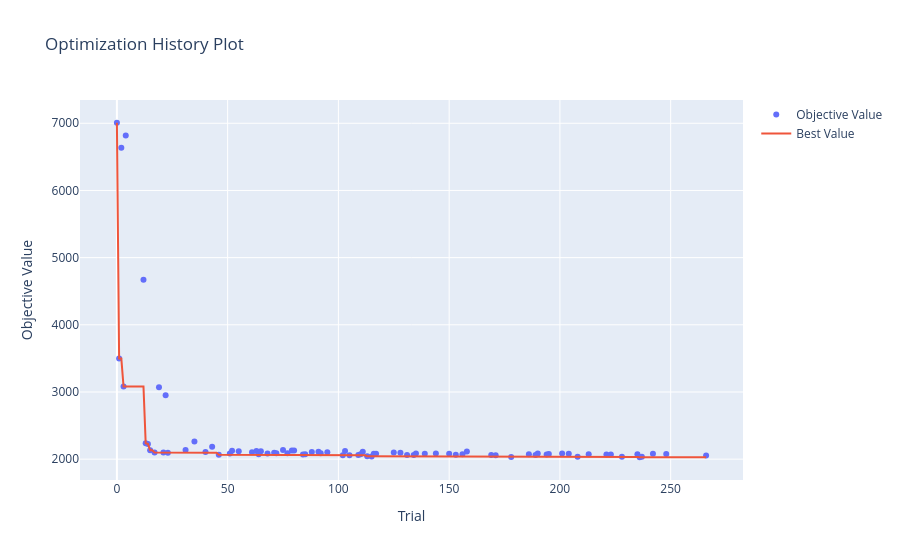
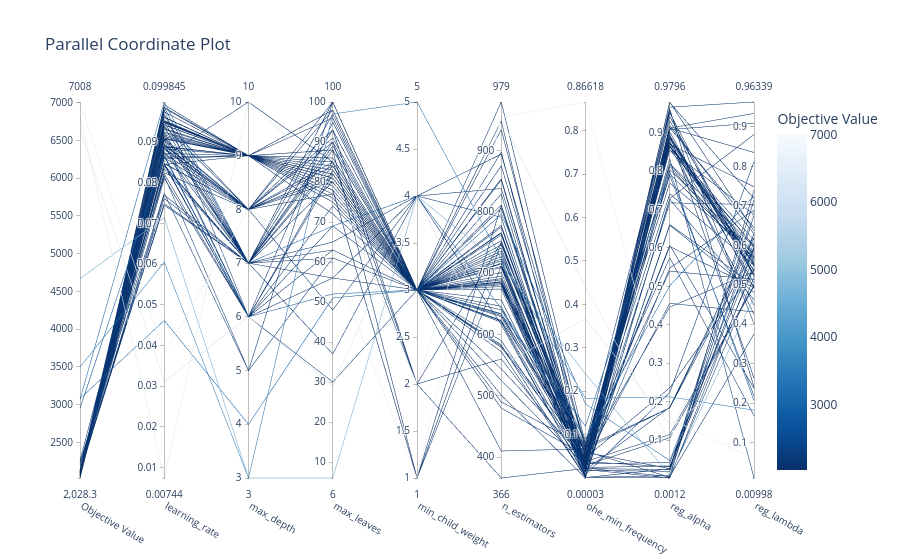
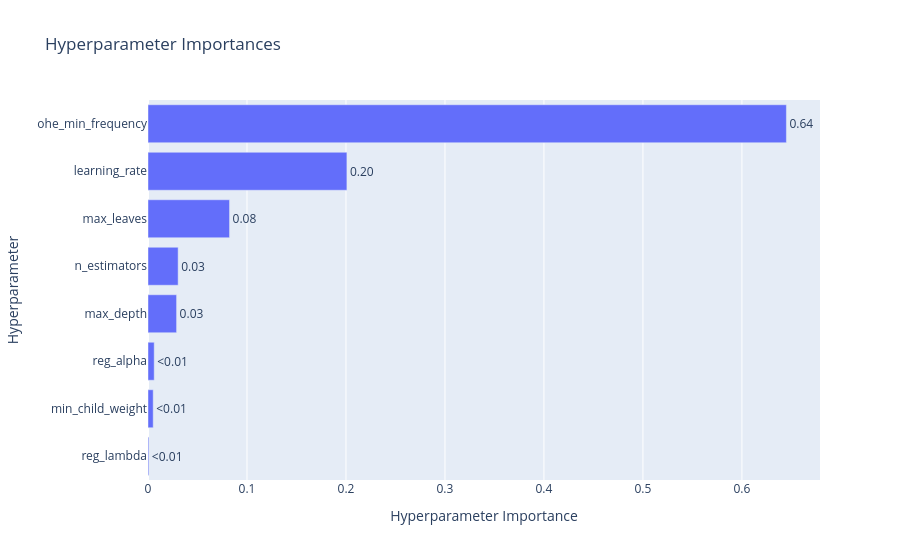

The code cell stored with these charts, in order, in its notebook:
### Markdown cell above
## 5. Visualizaciones (5 puntos)

<p align="center">
  <img src="https://media.tenor.com/F-LgB1xTebEAAAAd/look-at-this-graph-nickelback.gif">
</p>


Satisfecho con su trabajo, Fiu le pregunta si es posible generar visualizaciones que permitan entender el entrenamiento de su modelo.

A partir del siguiente <a href = https://optuna.readthedocs.io/en/stable/tutorial/10_key_features/005_visualization.html#visualization>enlace</a>, genere las siguientes visualizaciones:

1. Gráfico de historial de optimización [1 punto]
2. Gráfico de coordenadas paralelas [1 punto]
3. Gráfico de importancia de hiperparámetros [1 punto]

Comente sus resultados:

4. ¿Desde qué *trial* se empiezan a observar mejoras notables en sus resultados? [0.5 puntos]
5. ¿Qué tendencias puede observar a partir del gráfico de coordenadas paralelas? [1 punto]
6. ¿Cuáles son los hiperparámetros con mayor importancia para la optimización de su modelo? [0.5 puntos]

### Code cell
# 5. Visualizaciones con Optuna
from optuna.visualization import plot_optimization_history, plot_parallel_coordinate, plot_param_importances
study_to_plot = study_pruned  # (de la parte 4)

# 5.1️ Gráfico de historial de optimización
fig1 = plot_optimization_history(study_to_plot)
fig1.show()

# 5.2️ Gráfico de coordenadas paralelas
fig2 = plot_parallel_coordinate(study_to_plot)
fig2.show()

# 5.3️ Gráfico de importancia de hiperparámetros
fig3 = plot_param_importances(study_to_plot)
fig3.show()
